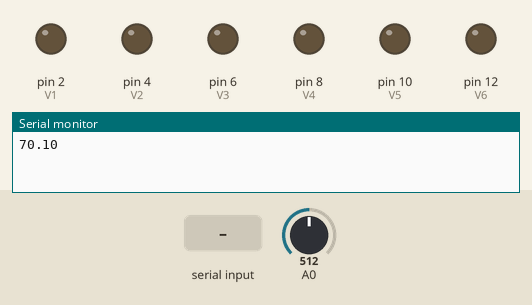
A sketch run on a simulated Arduino Uno, built with avr-gcc and run on an emulated ATmega328P. Shown: output pins drawn as LEDs (lit = HIGH), the last lines printed to the serial monitor. Dashed ring = blinking. The inputs (shaded band) are chosen by the test bench; at power-on: A0 = 512.

Above: at 2.0 s.
2.1 s: "K\n" received over Serial
At 3.45 s:
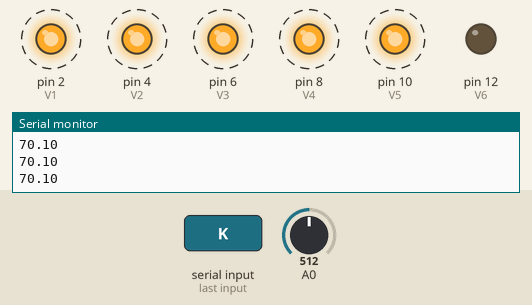
5.6 s: "O\n" received over Serial
At 6.4 s:
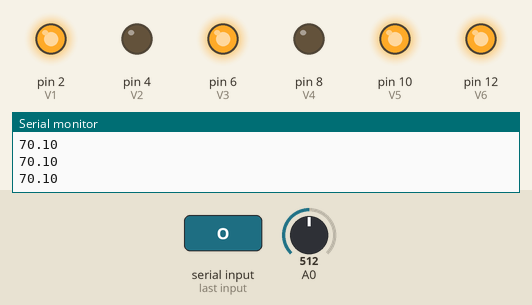
7.3 s: "U\n" received over Serial
At 9.0 s:
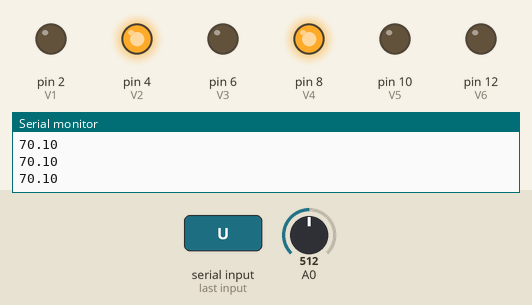
9.3 s: "P6\n" received over Serial
At 10.7 s:
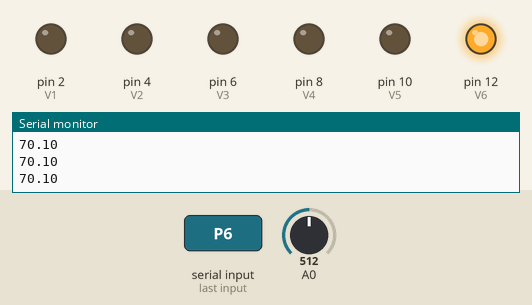
11.3 s: "K\n" received over Serial
At 12.35 s:
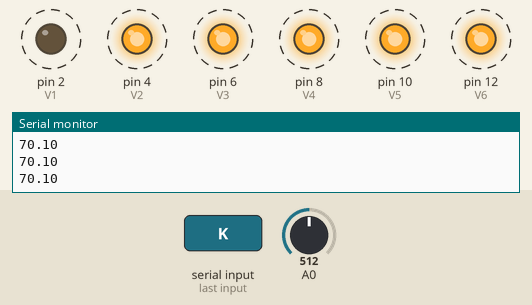
14.8 s: "CL\n" received over Serial
At 16.5 s:
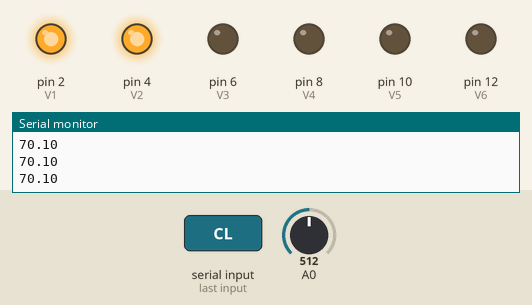
Timing chart, 0 to 18.0 s (numbered marks = the images above; inputs shaded):
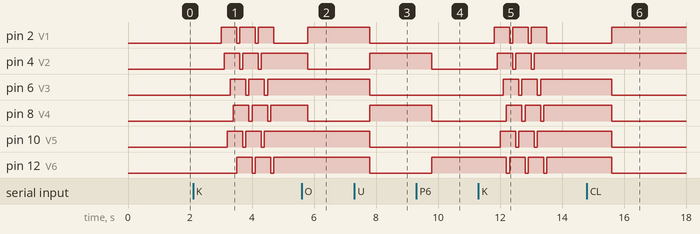

The sketch:

kernduino_code.ino
```cpp
#define V1 2
#define V2 4
#define V3 6
#define V4 8
#define V5 10
#define V6 12
#define R1 13

bool ignoreCommands;

void setup()
{ Serial.begin(9600);
  pinMode(V1, OUTPUT);    pinMode(V2, OUTPUT);    pinMode(V3, OUTPUT);    pinMode(V4, OUTPUT);    pinMode(V5, OUTPUT);    pinMode(V6, OUTPUT);    pinMode(R1, OUTPUT);
  ignoreCommands = false;
}

void measure()
{
  digitalWrite(V1, HIGH);
  digitalWrite(V2, LOW);
  digitalWrite(V3, LOW);
  digitalWrite(V4, LOW);
  digitalWrite(V5, LOW);
  digitalWrite(V6, LOW);
}
void check()
{

for(int i=1;i<=3;i++)
{
  digitalWrite(V1, HIGH);       digitalWrite(V2, LOW);      delay(100);
  digitalWrite(V2, HIGH);       digitalWrite(V5, LOW);      delay(100);
  digitalWrite(V5, HIGH);       digitalWrite(V3, LOW);      delay(100);
  digitalWrite(V3, HIGH);       digitalWrite(V4, LOW);      delay(100);
  digitalWrite(V4, HIGH);       digitalWrite(V6, LOW);      delay(100);
  digitalWrite(V6, HIGH);       digitalWrite(V1, LOW);      delay(100);
}
}


void loop()
{

  //    if(millis() % 1000)
  //    {
  //      int value = analogRead(A0);
  //      if(value/1023.0*100.0 >60.0)
  //      {
  //        digitalWrite(R1,LOW);
  //        measure();
  //        ignoreCommands = true;
  //        return;
  //      }
  //      Serial.print(value);
  //      Serial.print("\n");
  //    }
  delay (1000);
  int value = analogRead(0);
double temperature = 100.0*value/1023*(0.5/0.357);
  Serial.print(temperature);
  Serial.print("\n");

  if (ignoreCommands)
    return;

  String command;
  if (Serial.available() > 0)
  {
    command = Serial.readStringUntil('\n');
    if (command == "O")
    {
      digitalWrite(V1, HIGH);
      digitalWrite(V2, LOW);
      digitalWrite(V3, HIGH);
      digitalWrite(V4, LOW);
      digitalWrite(V5, HIGH);
      digitalWrite(V6, HIGH);
    }
    else if (command == "U")
    {
      digitalWrite(V1, LOW);
      digitalWrite(V2, HIGH);
      digitalWrite(V3, LOW);
      digitalWrite(V4, HIGH);
      digitalWrite(V5, LOW);
      digitalWrite(V6, LOW);
    }
    else if (command == "CL")
    {
      digitalWrite(V1, HIGH);
      digitalWrite(V2, HIGH);
      digitalWrite(V3, LOW);
      digitalWrite(V4, LOW);
      digitalWrite(V5, LOW);
      digitalWrite(V6, LOW);
    }
    else if (command == "M")
      measure();
    else if (command == "K")
      check();
    else if (command == "C")
    {
      digitalWrite(V1, LOW);
      digitalWrite(V2, LOW);
      digitalWrite(V3, LOW);
      digitalWrite(V4, LOW);
      digitalWrite(V5, LOW);
      digitalWrite(V6, LOW);
    }
    else if (command == "P6")
    {
      digitalWrite(V1, LOW);
      digitalWrite(V2, LOW);
      digitalWrite(V3, LOW);
      digitalWrite(V4, LOW);
      digitalWrite(V5, LOW);
      digitalWrite(V6, HIGH);
    }
    else if (command == "R")
      digitalWrite(R1, HIGH); //ANAPSE TAINIA
    else if (command == "T")
      digitalWrite(R1, LOW); //SBHSE TAINIA
    // else if(command=="H")


  }
}
```

Measured:
- after the input at 2.1 s, pin 2 (V1): alternates HIGH for 0.50 s and LOW for 0.10 s, starting after 0.90 s; pin 4 (V2): alternates HIGH for 0.50 s and LOW for 0.10 s, 5 changes in all, then stays HIGH, starting after 1.0 s
- after the input at 5.6 s, pin 2 (V1): LOW → HIGH after 0.20 s; pin 4 (V2), pin 8 (V4): HIGH → LOW after 0.20 s
- after the input at 7.3 s, pin 2 (V1), pin 6 (V3), pin 10 (V5), pin 12 (V6): HIGH → LOW after 0.50 s; pin 4 (V2), pin 8 (V4): LOW → HIGH after 0.50 s
- after the input at 9.3 s, pin 4 (V2), pin 8 (V4): HIGH → LOW after 0.51 s; pin 12 (V6): LOW → HIGH after 0.51 s
- after the input at 11.3 s, pin 2 (V1): alternates HIGH for 0.50 s and LOW for 0.10 s, 6 changes in all, then stays LOW, starting after 0.51 s; pin 4 (V2): alternates HIGH for 0.50 s and LOW for 0.10 s, 5 changes in all, then stays HIGH, starting after 0.61 s
- after the input at 14.8 s, pin 2 (V1): LOW → HIGH after 0.81 s; pin 6 (V3), pin 8 (V4), pin 10 (V5), pin 12 (V6): HIGH → LOW after 0.81 s
